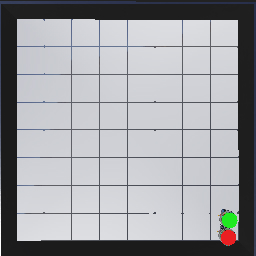
#> input picture real_module/cam.jpg, 256 x 256 px
$ python circle.py
#> lines starting #> are read from the running program, lines starting #| are printed output that depends on the picture; after the words box and inside, x2 and y2 are one past the last pixel; in counts of white or black regions, pixels touching at a corner belong together
# -*- coding: utf-8 -*-
import cv2 as cv
import numpy as np
import matplotlib.pyplot as plt
from matplotlib.patches import Circle

planets = cv.imread("cam.jpg")
#> planets is the input picture: shape (256, 256, 3); mean B, G, R 163, 159.1, 158
planets1 = planets.copy()
for i in range(256):
    for j in range(256):
        if planets[i][j][0] < 100 and planets[i][j][1] < 100 and planets[i][j][2] > 200:
            planets[i][j] = [255, 255, 255]
        else:
            planets[i][j] = [0, 0, 0]
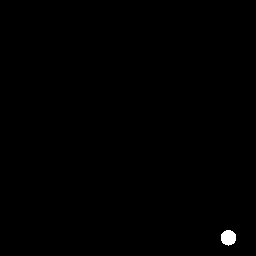
#> planets: shape (256, 256, 3); 0.29% white; 1 white region, box (x1, y1, x2, y2) and area: (221, 230, 236, 246) 188

gay_img = cv.cvtColor(planets, cv.COLOR_BGRA2GRAY)
img = cv.medianBlur(gay_img, 13)  # 进行中值模糊，去噪点
#> img: shape (256, 256); 0.19% white; 1 white region, box (x1, y1, x2, y2) and area: (222, 231, 235, 244) 125
circles = cv.HoughCircles(img, cv.HOUGH_GRADIENT, 1, 10, param1=100, param2=10, minRadius=4, maxRadius=20)
#> circles = [[228.5, 236.5, 6]]
circles = np.uint16(np.around(circles))[0]
#> circles = [[228, 236, 6]]
a = circles[0]
#> a = [228, 236, 6]

for i in range(256):
    for j in range(256):
        if planets1[i][j][0] < 100 and planets1[i][j][1] > 200 and planets1[i][j][2] < 100:
            planets1[i][j] = [255, 255, 255]
        else:
            planets1[i][j] = [0, 0, 0]
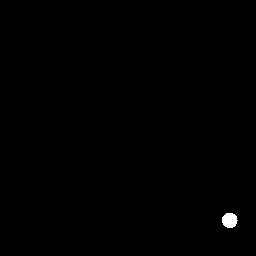
#> planets1: shape (256, 256, 3); 0.29% white; 1 white region, box (x1, y1, x2, y2) and area: (222, 213, 238, 228) 189

gay_img1 = cv.cvtColor(planets1, cv.COLOR_BGRA2GRAY)
img1 = cv.medianBlur(gay_img1, 13)  # 进行中值模糊，去噪点
#> img1: shape (256, 256); 0.19% white; 1 white region, box (x1, y1, x2, y2) and area: (223, 214, 237, 227) 127
circles1 = cv.HoughCircles(img1, cv.HOUGH_GRADIENT, 1, 10, param1=100, param2=10, minRadius=4, maxRadius=20)
#> circles1 = [[228.5, 220.5, 6]]
circles1 = np.uint16(np.around(circles1))[0]
#> circles1 = [[228, 220, 6]]
b = circles1[0]
#> b = [228, 220, 6]


img0 = plt.imread("cam.jpg")
print(a[0], a[1])
#| 228 236
print(b[0], b[1])
#| 228 220

fig = plt.figure('show picture')
ax = fig.add_subplot(111)
plt.imshow(img0)
plt.show()

# for i in range(l):
#     circle = Circle(xy=(x[i], y[i]), radius=r[i], alpha=1, color='b')
#     ax.add_patch(circle)
